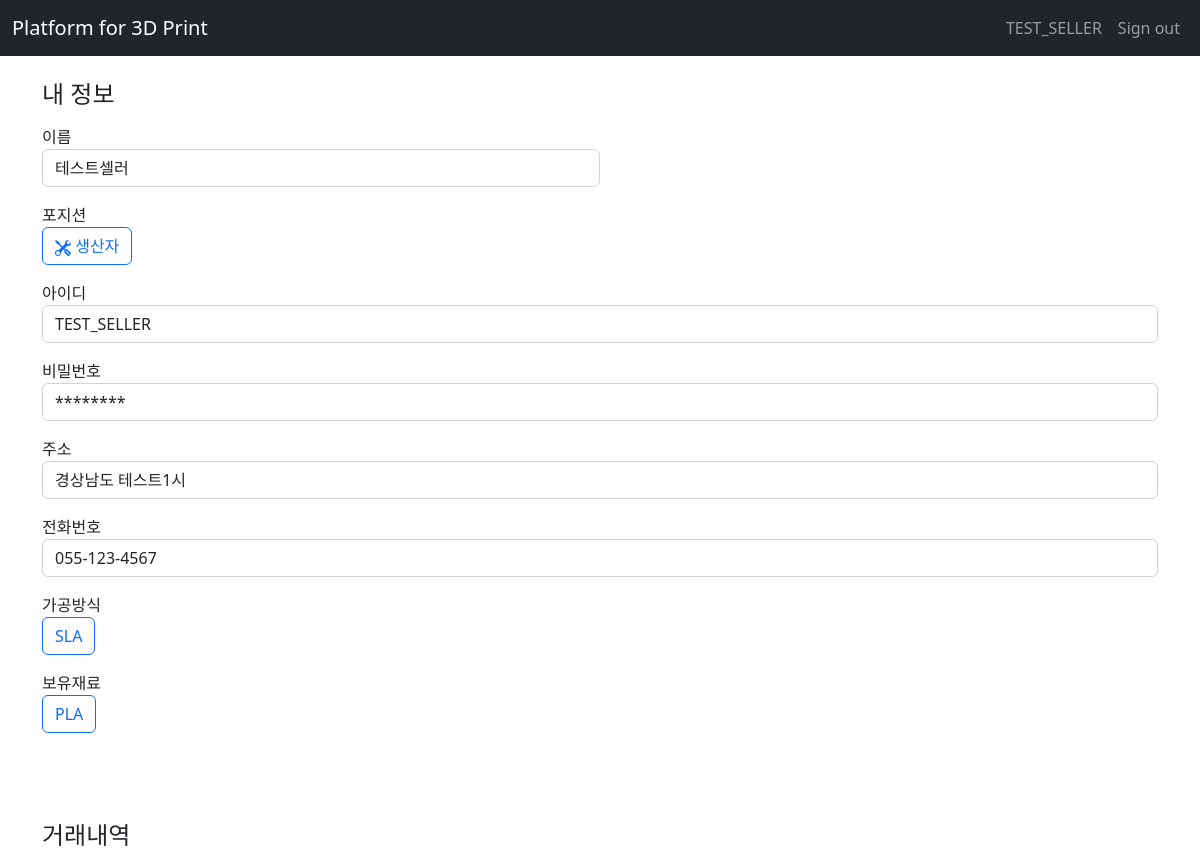
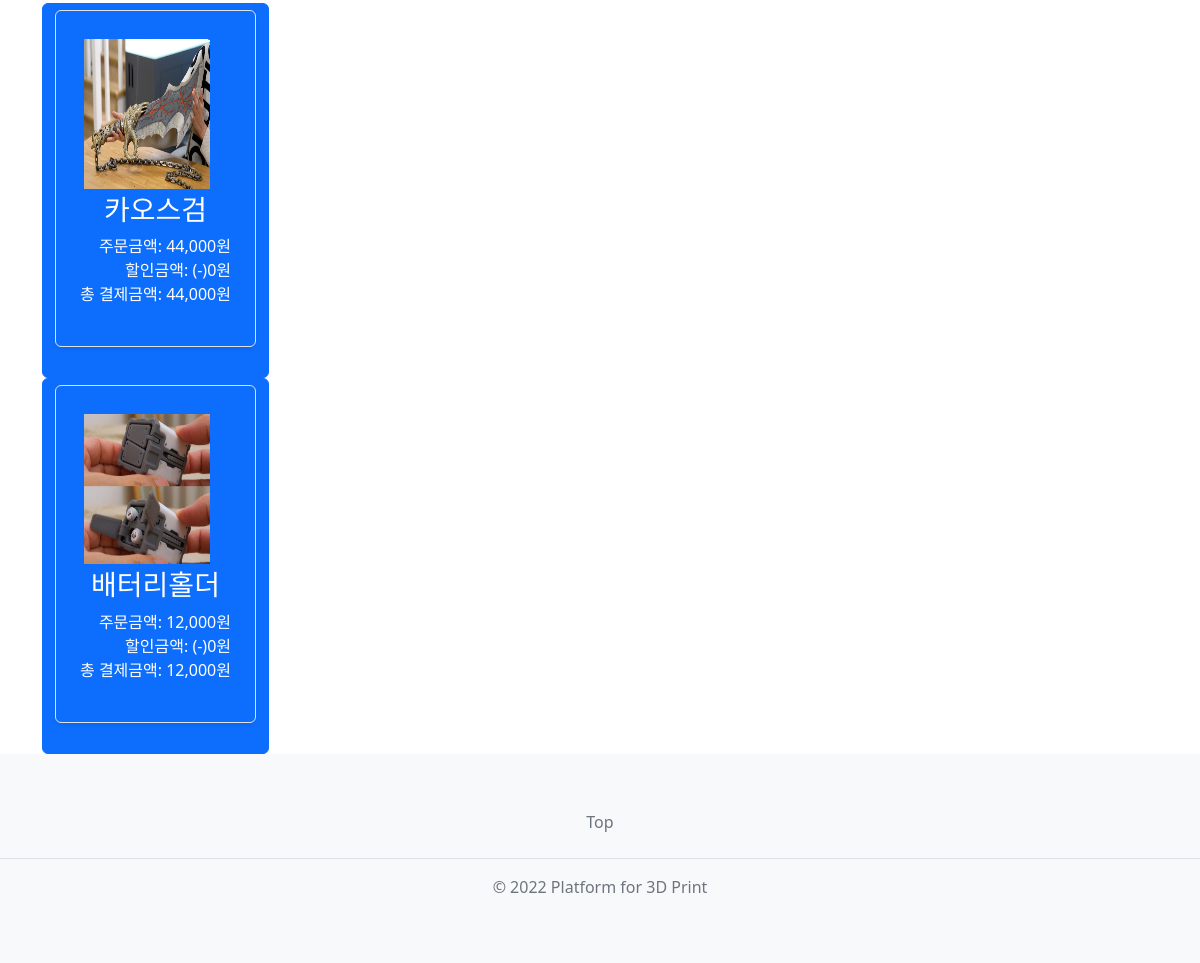
Screenshot of /common/mypage/ (signed in) with the database file from the repository (2 pictures, top to bottom).
### common/models.py (models this page shows)
class User(AbstractUser):
    flag = models.CharField(max_length=20)
    last_name = None
    TEL = models.CharField(max_length=20)
    address = models.CharField(max_length=100)
    equipment_id1 = models.CharField(max_length=50, blank=True)
    equipment_id2 = models.CharField(max_length=50, blank=True)
    equipment_id3 = models.CharField(max_length=50, blank=True)
    equipment_id4 = models.CharField(max_length=50, blank=True)
    equipment_id5 = models.CharField(max_length=50, blank=True)

### sell/models.py (models this page shows)
class Equipment(models.Model):
    method = models.CharField(max_length=50)
    material = models.CharField(max_length=100)

### trade/models.py (models this page shows)
class Trade(models.Model):
    trade_id = models.UUIDField(primary_key=True, default=uuid.uuid4, editable=False)
    estimate_id = models.OneToOneField(Estimate, on_delete=models.CASCADE)
    bid_id = models.OneToOneField(Bid, on_delete=models.CASCADE)
    success_date = models.DateTimeField()
    product_state = models.CharField(max_length= 20)

class Estimate(models.Model):
    estimate_id = models.UUIDField(primary_key=True, default=uuid.uuid4, editable=False)
    buyer_id = models.ForeignKey(User, on_delete=models.CASCADE)
    project_name = models.CharField(max_length=200)
    material = models.CharField(max_length=15)
    method = models.CharField(max_length=15)
    pieces = models.IntegerField()
    detail = models.TextField()
    drawing = models.FileField()
    reg_date = models.DateTimeField()
    canBid = models.BooleanField(default=True)

class Bid(models.Model):
    bid_id = models.UUIDField(primary_key=True, default=uuid.uuid4, editable=False)
    seller_id = models.ForeignKey(User, on_delete=models.CASCADE)
    estimate_id = models.ForeignKey(Estimate, on_delete=models.CASCADE)
    price = models.IntegerField()
    bid_date = models.DateTimeField()
    finished = models.BooleanField()

### common/views.py (the view)
# urls.py: path('mypage/', views.mypage, name='mypage')
def mypage(request):
    user = request.user
    if user.flag == "SELLER":
        equipment = Equipment.objects.get(pk=user.equipment_id1)
        method = equipment.method
        materials = equipment.material.split('/')
        bid_log = Bid.objects.filter(seller_id=user, finished=True)
        trade_log = Trade.objects.filter(bid_id__in=bid_log).order_by('-success_date')
    elif user.flag == "BUYER":
        method, materials = '', ''
        estimate_log = Estimate.objects.filter(buyer_id=user)
        trade_log = Trade.objects.filter(estimate_id__in=estimate_log).order_by('-success_date')
    return render(request, 'common/temp/마이페이지.html', {
                                                        'method': method,
                                                        'materials': materials,
                                                        'trade_log': trade_log,
                                                        })

### common/templatetags/userInfoConverter.py (called while the page is built)
@register.filter
@stringfilter
def convertPassword(value):
    value = "********"
    return value

@register.filter
@stringfilter
def char_DashFormatting(value):
    PHONE, TEL = 11, 10
    if len(value) == PHONE:
        return f"{value[:3]}-{value[3:7]}-{value[7:]}"
    elif len(value) == TEL:
        return f"{value[:3]}-{value[3:6]}-{value[6:]}"

### templates/common/temp/마이페이지.html (shortened to what this page needs)
{% extends 'base.html' %}
{% load userInfoConverter %}
{% load humanize %}
{% load static %}
{% block content %}
    <div class="container">
        <div class="input-form col-md-12 mx-auto"><br>
            <h4 class="mb-3">
                내 정보
            </h4>
            <form class="mypage-form" method="post" action="">
                <div class="col-md-6 mb-3">
                    <label for="first_name">이름</label>
                    <label type="text" class="form-control" name="first_name" id="first_name" value="" required> {{user.first_name}} </label>
                </div>
                <div class="col-md-6 mb-3">
                    <label for="position">포지션</label><br>
                    <div class="btn-group" role="group" aria-label="Basic checkbox toggle button group">
                        {% if user.flag == "BUYER" %}
                        <label class="btn btn-outline-primary" for="btncheck1">
                            <svg xmlns="http://www.w3.org/2000/svg" width="16" height="16" fill="currentColor" class="bi bi-search" viewBox="0 0 16 16">
                            <path d="M11.742 10.344a6.5 6.5 0 1 0-1.397 1.398h-.001c.03.04.062.078.098.115l3.85 3.85a1 1 0 0 0 1.415-1.414l-3.85-3.85a1.007 1.007 0 0 0-.115-.1zM12 6.5a5.5 5.5 0 1 1-11 0 5.5 5.5 0 0 1 11 0z"/></svg>
                            의뢰인
                        </label>
                        {% else %}
                        <label class="btn btn-outline-primary" for="btncheck2">
                            생산자
                        </label>
                        {% endif %}
                    </div>
                </div>
                <div class="mb-3">
                    <label for="username">아이디</label>
                    <label type="text" class="form-control" name="username" id="username" value="" required> {{ user.username }} </label>
                </div>
                <div class="mb-3">
                    <label for="password1">비밀번호</label>
                    <label type="password" class="form-control" name="password" id="password" value="213" required>{{ user.password | convertPassword }} </label>
                </div>
                <div class="mb-3">
                    <label for="address">주소</label>
                    <label type="text" class="form-control" name="address" id="address" value=""required> {{ user.address }} </label>
                </div>
                <div class="mb-3">
                    <label for="TEL">전화번호</label>
                    <label type="text" class="form-control" name="TEL" id="TEL" value="" required> {{ user.TEL | char_DashFormatting}} </label>
                </div>
                {% if user.flag == "SELLER" %}
                <fieldset>
                    <div id="pre_set">
                        <div class="mb-3">
                            <label for="method">가공방식</label><br>
                            <div class="btn-group" role="group" aria-label="Basic checkbox toggle button group">
                                <label class="btn btn-outline-primary" for="btncheck1"> {{  method }}</label>
                                </div>
                        </div>
                        <div class="mb-3">
                            <label for="material">보유재료</label><br>
                            <div class="btn-group" role="group" aria-label="Basic checkbox toggle button group">
                                {% for material in materials %}
                                <label class="btn btn-outline-primary" for="btncheck7">{{ material }}</label>
                                {% endfor %}
                            </div>
                        </div><br><br>
                    </div>
                </fieldset>
                {% endif %}
            </form>
        </div>
        <div class="input-form col-md-12 mx-auto"><br>
            <h4 class="mb-3"> 거래내역 </h4>
            <form class="trade_history-form" method="post" action="">
                {% if user.flag == "BUYER" %}
                    {% for trade in trade_log %}
                        <button type="button" class="btn btn-primary" onclick="location.href='{% url 'trade:buy_complete' trade.bid_id.bid_id %}'">
                            <div class="row">
                                <div class="col">
                                <div class="row g-0 border rounded overflow-hidden flex-md-row mb-4 shadow-sm h-md-250 position-relative">
                                    <div class="col-auto d-none d-lg-block" style="text-align: center;">
                                        <div class="row p-1">
                                            <img style="width: 150px; height: 150px"src="{{ trade.estimate_id.drawing.url }}" alt="도안 이미지">
                                        </div>
                                    </div>
                                    <div class="col p-4 d-flex flex-column position-static">
                                        <h3 class="mb">{{ trade.estimate_id.project_name }}</h3>
                                        <div style="color: white; text-align: right;" >
                                            <p>주문금액: {{ trade.bid_id.price | intcomma }}원<br>
                                                할인금액: (-)0원<br>
                                                총 결제금액: {{ trade.bid_id.price | intcomma}}원</p>
                                        </div>
                                    </div>
                                </div>
                                </div>
                            </div>
                        </button>
                    {% endfor %}
                {% else %}
                    {% for trade in trade_log %}
                    <button type="button" class="btn btn-primary" onclick="location.href='{% url 'trade:sell_complete' trade.bid_id.bid_id %}'">
                            <div class="row">
                                <div class="col">
                                <div class="row g-0 border rounded overflow-hidden flex-md-row mb-4 shadow-sm h-md-250 position-relative">
                                    <div class="col p-4 d-flex flex-column position-static">
                                                <div class="col-auto d-none d-lg-block" style="text-align: center;">
                                                    <div class="row p-1">
                                                        <img style="width: 150px; height: 150px"src="{{ trade.estimate_id.drawing.url }}" alt="">
                                                    </div>
                                                </div>
                                                <h3 class="mb">{{ trade.estimate_id.project_name }}</h3>
                                        <div style="color: white; text-align: right;" >
                                            <p>주문금액: {{trade.bid_id.price | intcomma}}원<br>
                                                할인금액: (-)0원<br>
                                                총 결제금액: {{trade.bid_id.price | intcomma}}원
                                            </p>
                                        </div>
                                    </div>
                                </div>
                                </div>
                                </div>
                        </button><br>
                    {% endfor %}
                {% endif %}
            </form>
        </div>
    </div>
{% endblock %}

### templates/base.html (shortened to what this page needs)
<!DOCTYPE html>
<html lang="en">
    <head>
        <link href="https://cdn.jsdelivr.net/npm/bootstrap@5.2.2/dist/css/bootstrap.min.css" rel="stylesheet">
    </head>
    <body class="d-flex flex-column min-vh-100">
        <nav class="navbar navbar-expand-sm bg-dark navbar-dark">
            <div class="container-fluid">
                <a class="navbar-brand" href="/">Platform for 3D Print</a>
                <div class="collapse navbar-collapse justify-content-between" id="collapsibleNavbar">
                    <ul class="navbar-nav">
                        <li class="nav-item">
                            {% if user.is_authenticated %}
                                <a class="nav-link" href="{% url 'common:mypage' %}">{{ user.username }}</a>
                            {% else %}
                                <a class="nav-link" href={% url 'common:login' %}>Sign in</a>
                            {% endif %}
                        </li>
                        <li class="nav-item">
                            {% if user.is_authenticated %}
                                <a class="nav-link" href="{% url 'common:logout' %}">Sign out</a>
                            {% else %}
                                <a class="nav-link" href={% url 'common:signup' %}>Sign up</a>
                            {% endif %}
                        </li>
                    </ul>
                </div>
            </div>
        </nav>
        {% block content %}
        {% endblock content %}
        <footer class="py-5 bg-light mt-auto">
            <ul class="nav justify-content-center border-bottom pb-3 mb-3">
                <li class="nav-item">
                    <a href="" class="nav-link px-2 text-muted">Top</a>
                </li>
            </ul>
            <p class="text-center text-muted">© 2022 Platform for 3D Print</p>
        </footer>
    </body>
</html>

### rows the page displays
User: username "TEST_SELLER", first_name "테스트셀러", password|convertPassword "********", address "경상남도 테스트1시", TEL|char_DashFormatting "055-123-4567"
Equipment: method "SLA", materials "PLA"
Trade: estimate_id.drawing (picture), estimate_id.project_name "카오스검", bid_id.price "44,000"
Trade: estimate_id.drawing (picture), estimate_id.project_name "배터리홀더", bid_id.price "12,000"
